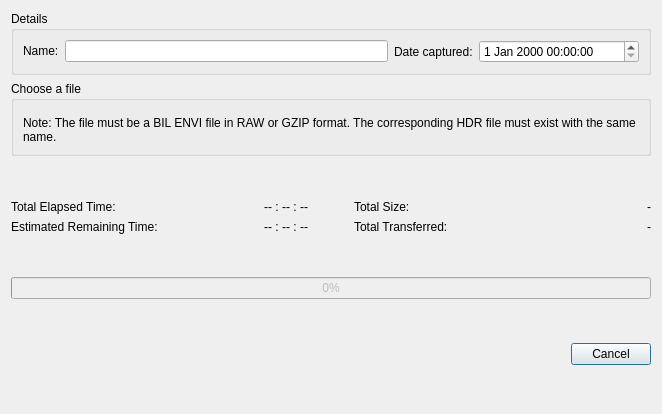
<?xml version="1.0" encoding="UTF-8"?>
<ui version="4.0">
 <class>UploadHiperqubeDialog</class>
 <widget class="QDialog" name="UploadHiperqubeDialog">
  <property name="windowModality">
   <enum>Qt::ApplicationModal</enum>
  </property>
  <property name="geometry">
   <rect>
    <x>0</x>
    <y>0</y>
    <width>662</width>
    <height>414</height>
   </rect>
  </property>
  <property name="sizePolicy">
   <sizepolicy hsizetype="Preferred" vsizetype="Preferred">
    <horstretch>0</horstretch>
    <verstretch>0</verstretch>
   </sizepolicy>
  </property>
  <property name="windowTitle">
   <string>Upload Hiperqube</string>
  </property>
  <property name="windowIcon">
   <iconset>
    <normaloff>:/plugins/terraqube_cloud/resources/icon.png</normaloff>:/plugins/terraqube_cloud/resources/icon.png</iconset>
  </property>
  <layout class="QVBoxLayout" name="verticalLayout" stretch="0,0,0,0,0,0,0,0,0">
   <item>
    <widget class="QGroupBox" name="detailsGroupBox">
     <property name="title">
      <string>Details</string>
     </property>
     <layout class="QHBoxLayout" name="horizontalLayout_2">
      <item>
       <layout class="QFormLayout" name="formLayout_4">
        <item row="0" column="0">
         <widget class="QLabel" name="hiperqubeNameLabel">
          <property name="text">
           <string>Name:</string>
          </property>
         </widget>
        </item>
        <item row="0" column="1">
         <widget class="QLineEdit" name="hiperqubeNameLineEdit">
          <property name="maxLength">
           <number>128</number>
          </property>
         </widget>
        </item>
       </layout>
      </item>
      <item>
       <layout class="QFormLayout" name="formLayout_3">
        <item row="0" column="0">
         <widget class="QLabel" name="capturedDateLabel">
          <property name="text">
           <string>Date captured:</string>
          </property>
         </widget>
        </item>
        <item row="0" column="1">
         <widget class="QgsDateTimeEdit" name="capturedDateDateTimeEdit">
          <property name="sizePolicy">
           <sizepolicy hsizetype="Preferred" vsizetype="Fixed">
            <horstretch>0</horstretch>
            <verstretch>0</verstretch>
           </sizepolicy>
          </property>
          <property name="minimumSize">
           <size>
            <width>160</width>
            <height>0</height>
           </size>
          </property>
         </widget>
        </item>
       </layout>
      </item>
     </layout>
    </widget>
   </item>
   <item>
    <widget class="QGroupBox" name="chooseHiperqubeGroupBox">
     <property name="title">
      <string>Choose a file</string>
     </property>
     <layout class="QVBoxLayout" name="verticalLayout_2">
      <item>
       <widget class="QgsFileWidget" name="hiperqubeFileWidget">
        <property name="filter">
         <string extracomment="ENVI BIL files (gzipped or not)">*.gz;*.bil</string>
        </property>
       </widget>
      </item>
      <item>
       <widget class="QLabel" name="hiperqubeUploadNoteLabel">
        <property name="text">
         <string>Note: The file must be a BIL ENVI file in RAW or GZIP format. The corresponding HDR file must exist with the same name.</string>
        </property>
        <property name="textFormat">
         <enum>Qt::AutoText</enum>
        </property>
        <property name="wordWrap">
         <bool>true</bool>
        </property>
       </widget>
      </item>
     </layout>
    </widget>
   </item>
   <item>
    <spacer name="verticalSpacer_4">
     <property name="orientation">
      <enum>Qt::Vertical</enum>
     </property>
     <property name="sizeHint" stdset="0">
      <size>
       <width>20</width>
       <height>40</height>
      </size>
     </property>
    </spacer>
   </item>
   <item>
    <layout class="QHBoxLayout" name="horizontalLayout">
     <item>
      <layout class="QFormLayout" name="formLayout">
       <item row="0" column="0">
        <widget class="QLabel" name="totalElapsedTimeLabel">
         <property name="text">
          <string>Total Elapsed Time:</string>
         </property>
        </widget>
       </item>
       <item row="0" column="1">
        <widget class="QLabel" name="totalElapsedTimeValueLabel">
         <property name="text">
          <string>-- : -- : --</string>
         </property>
         <property name="alignment">
          <set>Qt::AlignRight|Qt::AlignTrailing|Qt::AlignVCenter</set>
         </property>
        </widget>
       </item>
       <item row="1" column="0">
        <widget class="QLabel" name="estimatedRemainingTimeLabel">
         <property name="text">
          <string>Estimated Remaining Time:</string>
         </property>
        </widget>
       </item>
       <item row="1" column="1">
        <widget class="QLabel" name="estimatedRemainingTimeValueLabel">
         <property name="text">
          <string>-- : -- : --</string>
         </property>
         <property name="alignment">
          <set>Qt::AlignRight|Qt::AlignTrailing|Qt::AlignVCenter</set>
         </property>
        </widget>
       </item>
      </layout>
     </item>
     <item>
      <spacer name="horizontalSpacer">
       <property name="orientation">
        <enum>Qt::Horizontal</enum>
       </property>
       <property name="sizeType">
        <enum>QSizePolicy::Fixed</enum>
       </property>
       <property name="sizeHint" stdset="0">
        <size>
         <width>40</width>
         <height>20</height>
        </size>
       </property>
      </spacer>
     </item>
     <item>
      <layout class="QFormLayout" name="formLayout_2">
       <item row="0" column="0">
        <widget class="QLabel" name="totalSizeLabel">
         <property name="text">
          <string>Total Size:</string>
         </property>
        </widget>
       </item>
       <item row="0" column="1">
        <widget class="QLabel" name="totalSizeValueLabel">
         <property name="text">
          <string>-</string>
         </property>
         <property name="alignment">
          <set>Qt::AlignRight|Qt::AlignTrailing|Qt::AlignVCenter</set>
         </property>
        </widget>
       </item>
       <item row="1" column="0">
        <widget class="QLabel" name="totalTransferredLabel">
         <property name="text">
          <string>Total Transferred:</string>
         </property>
        </widget>
       </item>
       <item row="1" column="1">
        <widget class="QLabel" name="totalTransferredValueLabel">
         <property name="text">
          <string>-</string>
         </property>
         <property name="alignment">
          <set>Qt::AlignRight|Qt::AlignTrailing|Qt::AlignVCenter</set>
         </property>
        </widget>
       </item>
      </layout>
     </item>
    </layout>
   </item>
   <item>
    <spacer name="verticalSpacer">
     <property name="orientation">
      <enum>Qt::Vertical</enum>
     </property>
     <property name="sizeHint" stdset="0">
      <size>
       <width>20</width>
       <height>40</height>
      </size>
     </property>
    </spacer>
   </item>
   <item>
    <widget class="QProgressBar" name="transferProgressBar">
     <property name="enabled">
      <bool>false</bool>
     </property>
     <property name="minimumSize">
      <size>
       <width>0</width>
       <height>0</height>
      </size>
     </property>
     <property name="value">
      <number>0</number>
     </property>
    </widget>
   </item>
   <item>
    <spacer name="verticalSpacer_2">
     <property name="orientation">
      <enum>Qt::Vertical</enum>
     </property>
     <property name="sizeHint" stdset="0">
      <size>
       <width>20</width>
       <height>40</height>
      </size>
     </property>
    </spacer>
   </item>
   <item>
    <widget class="QDialogButtonBox" name="uploadHiperqubeButtonBox">
     <property name="sizePolicy">
      <sizepolicy hsizetype="Expanding" vsizetype="Fixed">
       <horstretch>0</horstretch>
       <verstretch>0</verstretch>
      </sizepolicy>
     </property>
     <property name="orientation">
      <enum>Qt::Horizontal</enum>
     </property>
     <property name="standardButtons">
      <set>QDialogButtonBox::Cancel</set>
     </property>
    </widget>
   </item>
   <item>
    <spacer name="verticalSpacer_3">
     <property name="orientation">
      <enum>Qt::Vertical</enum>
     </property>
     <property name="sizeHint" stdset="0">
      <size>
       <width>20</width>
       <height>40</height>
      </size>
     </property>
    </spacer>
   </item>
  </layout>
 </widget>
 <customwidgets>
  <customwidget>
   <class>QgsDateTimeEdit</class>
   <extends>QDateTimeEdit</extends>
   <header>qgsdatetimeedit.h</header>
  </customwidget>
  <customwidget>
   <class>QgsFileWidget</class>
   <extends>QWidget</extends>
   <header>qgsfilewidget.h</header>
  </customwidget>
 </customwidgets>
 <resources/>
 <connections>
  <connection>
   <sender>uploadHiperqubeButtonBox</sender>
   <signal>accepted()</signal>
   <receiver>UploadHiperqubeDialog</receiver>
   <slot>accept()</slot>
   <hints>
    <hint type="sourcelabel">
     <x>248</x>
     <y>254</y>
    </hint>
    <hint type="destinationlabel">
     <x>157</x>
     <y>274</y>
    </hint>
   </hints>
  </connection>
  <connection>
   <sender>uploadHiperqubeButtonBox</sender>
   <signal>rejected()</signal>
   <receiver>UploadHiperqubeDialog</receiver>
   <slot>reject()</slot>
   <hints>
    <hint type="sourcelabel">
     <x>316</x>
     <y>260</y>
    </hint>
    <hint type="destinationlabel">
     <x>286</x>
     <y>274</y>
    </hint>
   </hints>
  </connection>
 </connections>
</ui>
